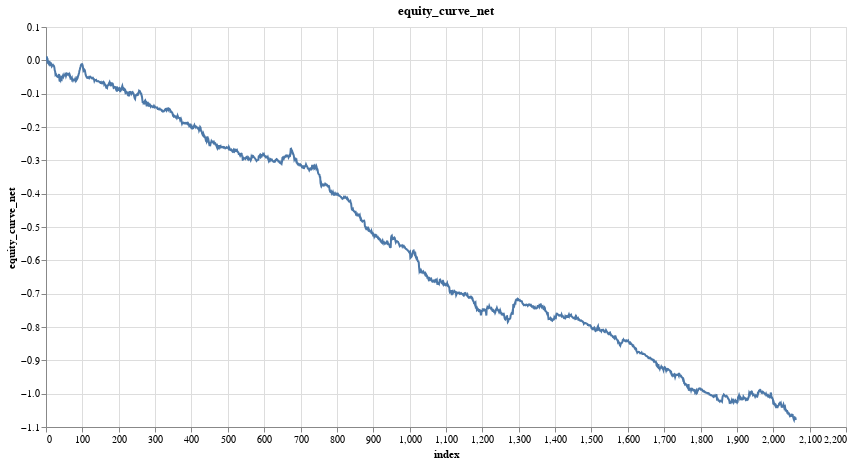

Source (notebook cell):
### Code cell
research.plot_column(model_trades, 'equity_curve_net')

### Figure 1 — Vega specification as saved in the notebook (floating-point values rounded to 4 significant figures; data arrays with more than 128 entries replaced by an {"elided": "..."} marker saying what was removed)
{"$schema": "https://vega.github.io/schema/vega/v5.json", "data": [{"name": "param_8_store"}, {"name": "source_0", "values": {"elided": "2063 records"}}, {"name": "source_0_x_domain_index", "values": [{"min": 0, "max": 2062}]}, {"name": "source_0_y_domain_equity_curve_net", "values": [{"min": -1.079, "max": 0.01204}]}], "signals": [{"name": "unit", "value": {}, "on": [{"events": "pointermove", "update": "isTuple(group()) ? group() : unit"}]}, {"name": "param_8", "update": "vlSelectionResolve(\"param_8_store\", \"union\")"}, {"name": "param_8_index", "on": [{"events": [{"source": "view", "type": "dblclick"}], "update": "null"}, {"events": {"signal": "param_8_translate_delta"}, "update": "panLinear(param_8_translate_anchor.extent_x, -param_8_translate_delta.x / width)"}, {"events": {"signal": "param_8_zoom_delta"}, "update": "zoomLinear(domain(\"x\"), param_8_zoom_anchor.x, param_8_zoom_delta)"}]}, {"name": "param_8_equity_curve_net", "on": [{"events": [{"source": "view", "type": "dblclick"}], "update": "null"}, {"events": {"signal": "param_8_translate_delta"}, "update": "panLinear(param_8_translate_anchor.extent_y, param_8_translate_delta.y / height)"}, {"events": {"signal": "param_8_zoom_delta"}, "update": "zoomLinear(domain(\"y\"), param_8_zoom_anchor.y, param_8_zoom_delta)"}]}, {"name": "param_8_tuple", "on": [{"events": [{"signal": "param_8_index || param_8_equity_curve_net"}], "update": "param_8_index && param_8_equity_curve_net ? {unit: \"\", fields: param_8_tuple_fields, values: [param_8_index,param_8_equity_curve_net]} : null"}]}, {"name": "param_8_tuple_fields", "value": [{"field": "index", "channel": "x", "type": "R"}, {"field": "equity_curve_net", "channel": "y", "type": "R"}]}, {"name": "param_8_translate_anchor", "value": {}, "on": [{"events": [{"source": "scope", "type": "pointerdown"}], "update": "{x: x(unit), y: y(unit), extent_x: domain(\"x\"), extent_y: domain(\"y\")}"}]}, {"name": "param_8_translate_delta", "value": {}, "on": [{"events": [{"source": "window", "between": [{"source": "scope", "type": "pointerdown"}, {"source": "window", "type": "pointerup"}], "type": "pointermove", "consume": true}], "update": "{x: param_8_translate_anchor.x - x(unit), y: param_8_translate_anchor.y - y(unit)}"}]}, {"name": "param_8_zoom_anchor", "on": [{"events": [{"source": "scope", "type": "wheel", "consume": true}], "update": "{x: invert(\"x\", x(unit)), y: invert(\"y\", y(unit))}"}]}, {"name": "param_8_zoom_delta", "on": [{"events": [{"source": "scope", "type": "wheel", "consume": true}], "update": "pow(1.001, event.deltaY * pow(16, event.deltaMode))", "force": true}]}, {"name": "param_8_modify", "on": [{"events": {"signal": "param_8_tuple"}, "update": "modify(\"param_8_store\", param_8_tuple, true)"}]}], "marks": [{"type": "line", "name": "marks", "from": {"data": "source_0"}, "sort": {"field": "x"}, "encode": {"update": {"x": {"field": "index", "scale": "x"}, "defined": {"signal": "isValid(datum[\"index\"]) && isFinite(+datum[\"index\"]) && isValid(datum[\"equity_curve_net\"]) && isFinite(+datum[\"equity_curve_net\"])"}, "y": {"field": "equity_curve_net", "scale": "y"}, "tooltip": {"signal": "{\"index\": format(datum[\"index\"], \"\"), \"equity_curve_net\": format(datum[\"equity_curve_net\"], \"\")}"}, "stroke": {"value": "#4c78a8"}}}, "interactive": true, "style": ["line"], "clip": true}], "scales": [{"name": "x", "type": "linear", "domain": [{"signal": "(data(\"source_0_x_domain_index\")[0] || {}).min"}, {"signal": "(data(\"source_0_x_domain_index\")[0] || {}).max"}], "range": [0, {"signal": "width"}], "zero": false, "domainRaw": {"signal": "param_8[\"index\"]"}, "nice": true}, {"name": "y", "type": "linear", "domain": [{"signal": "(data(\"source_0_y_domain_equity_curve_net\")[0] || {}).min"}, {"signal": "(data(\"source_0_y_domain_equity_curve_net\")[0] || {}).max"}], "range": [{"signal": "height"}, 0], "domainRaw": {"signal": "param_8[\"equity_curve_net\"]"}, "nice": true, "zero": true}], "axes": [{"scale": "x", "tickCount": {"signal": "ceil(width/40)"}, "orient": "bottom", "maxExtent": 0, "zindex": 0, "gridScale": "y", "minExtent": 0, "ticks": false, "labels": false, "grid": true, "aria": false, "domain": false}, {"scale": "y", "grid": true, "gridScale": "x", "maxExtent": 0, "minExtent": 0, "zindex": 0, "labels": false, "orient": "left", "ticks": false, "domain": false, "aria": false, "tickCount": {"signal": "ceil(height/40)"}}, {"scale": "x", "title": "index", "labelFlush": true, "tickCount": {"signal": "ceil(width/40)"}, "orient": "bottom", "grid": false, "labelOverlap": true, "zindex": 0}, {"scale": "y", "zindex": 0, "grid": false, "orient": "left", "labelOverlap": true, "tickCount": {"signal": "ceil(height/40)"}, "title": "equity_curve_net"}], "title": {"text": "equity_curve_net", "frame": "group"}, "style": "cell", "padding": 5, "height": 400, "width": 800, "background": "white"}
